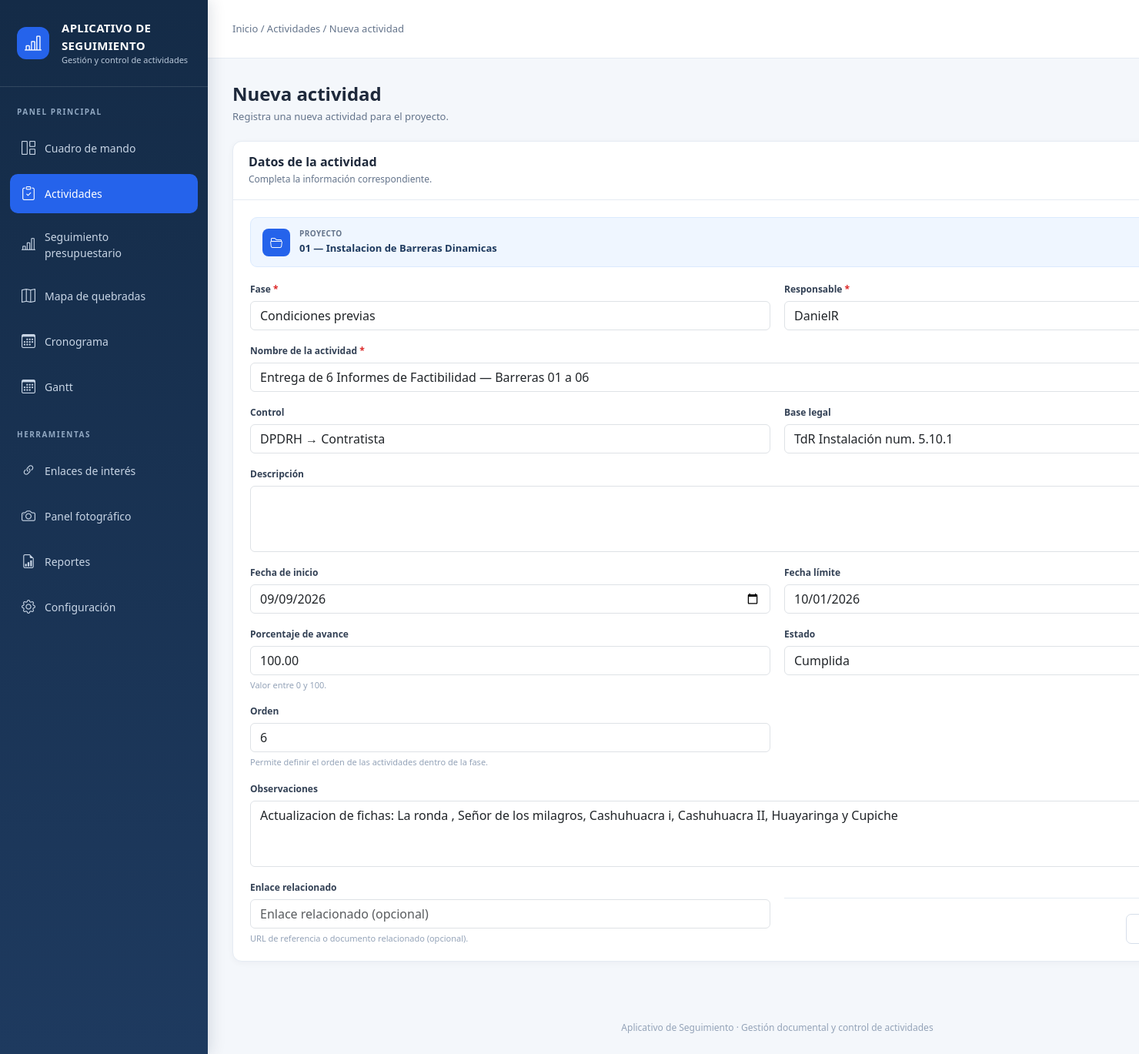
The app's page /monitoreo/actividades/6/editar/ (signed in) with its own data.
### monitoreo/models.py (models this page shows, shortened)
class Proyecto(models.Model):
    class Estado(models.TextChoices):
        PLANIFICADO = "PLANIFICADO", "Planificado"
        EN_EJECUCION = "EN_EJECUCION", "En ejecución"
        SUSPENDIDO = "SUSPENDIDO", "Suspendido"
        FINALIZADO = "FINALIZADO", "Finalizado"
        CANCELADO = "CANCELADO", "Cancelado"
    codigo = models.CharField(
        max_length=50,
        unique=True,
    )
    nombre = models.CharField(
        max_length=250,
    )
    descripcion = models.TextField(
        blank=True,
    )
    monto = models.DecimalField(
        max_digits=12,
        decimal_places=2,
        null=True,
        blank=True,
    )
    contratista = models.CharField(
        max_length=250,
        blank=True,
    )
    supervisor = models.CharField(
        max_length=250,
        blank=True,
    )
    entidad_nombre = models.CharField(
        max_length=250,
        blank=True,
    )
    coordinador_tecnico = models.ForeignKey(
        Responsable,
        on_delete=models.PROTECT,
        related_name="proyectos_coordinados",
    )
    fecha_inicio = models.DateField()
    fecha_fin = models.DateField()
    estado = models.CharField(
        max_length=20,
        choices=Estado.choices,
        default=Estado.PLANIFICADO,
    )
    activo = models.BooleanField(
        default=True,
    )
    creado_en = models.DateTimeField(
        auto_now_add=True,
    )
    actualizado_en = models.DateTimeField(
        auto_now=True,
    )
    class Meta:
        verbose_name = "Proyecto"
        verbose_name_plural = "Proyectos"
        ordering = [
            "-fecha_inicio",
            "nombre",
        ]

class Actividad(models.Model):
    class Estado(models.TextChoices):
        PENDIENTE = "PENDIENTE", "Pendiente"
        EN_PROCESO = "EN_PROCESO", "En proceso"
        CUMPLIDA = "CUMPLIDA", "Cumplida"
        VENCIDA = "VENCIDA", "Vencida"
        SUSPENDIDA = "SUSPENDIDA", "Suspendida"
        CANCELADA = "CANCELADA", "Cancelada"
    class Control(models.TextChoices):
        Contratista="Contratista","Contratista"
        ContratistaSupervisorDPDRH="Contratista + Supervisor + DPDRH","Contratista + Supervisor + DPDRH"
        ContratistaANA="Contratista → ANA","Contratista → ANA"
        ContratistaSupervisor="Contratista → Supervisor","Contratista → Supervisor"
        DPDRH="DPDRH","DPDRH"
        DPDRHANAContratista="DPDRH / ANA → Contratista","DPDRH / ANA → Contratista"
        DPDRHContratista="DPDRH → Contratista","DPDRH → Contratista"
        DPDRHANASupervisor="DPDRH/ANA → Supervisor","DPDRH/ANA → Supervisor"
        OficinadeAdministraciónANA="Oficina de Administración (ANA)","Oficina de Administración (ANA)"
        Supervisor="Supervisor","Supervisor"
        SupervisorDPDRH = "Supervisor → DPDRH","Supervisor → DPDRH"
    proyecto = models.ForeignKey(
        Proyecto,
        on_delete=models.CASCADE,
        related_name="actividades",
    )
    fase = models.ForeignKey(
        Fase,
        on_delete=models.PROTECT,
        related_name="actividades",
    )
    nombre = models.CharField(
        max_length=250,
    )
    control = models.CharField(
        max_length=50,
        choices=Control.choices,
        default=Control.Contratista,
    )
    baselegal = models.CharField(
        max_length=250, blank=True)
    descripcion = models.TextField(
        blank=True,
    )
    responsable = models.ForeignKey(
        Responsable,
        on_delete=models.PROTECT,
        related_name="actividades",
    )
    fecha_inicio = models.DateField(
        null=True,
        blank=True,
    )
    fecha_fin = models.DateField(
        null=True,
        blank=True,
    )
    porcentaje_avance = models.DecimalField(
        max_digits=5,
        decimal_places=2,
        default=0,
        validators=[
            MinValueValidator(0),
            MaxValueValidator(100),
        ],
    )
    estado = models.CharField(
        max_length=20,
        choices=Estado.choices,
        default=Estado.PENDIENTE,
    )
    link = models.URLField(
        blank=True,)
    observaciones = models.TextField(
        blank=True,
    )
    orden = models.PositiveIntegerField(
        default=0,
    )
    creado_en = models.DateTimeField(
        auto_now_add=True,
    )
    actualizado_en = models.DateTimeField(
        auto_now=True,
    )
    class Meta:
        verbose_name = "Actividad"
        verbose_name_plural = "Actividades"
        ordering = [
            "proyecto",
            "fase",
            "orden",
            "fecha_fin",
            "nombre",
        ]

### monitoreo/views.py (the view)
@login_required
def actividad_editar(request, pk):
    actividad = get_object_or_404(
        Actividad.objects.select_related(
            "proyecto"
        ),
        pk=pk,
    )
    if request.method == "POST":
        form = ActividadForm(
            request.POST,
            instance=actividad,
            proyecto=actividad.proyecto,
        )
        if form.is_valid():
            form.save()
            messages.success(
                request,
                "La actividad fue actualizada correctamente.",
            )
            return redirect(
                "monitoreo:proyecto_resumen",
                pk=actividad.proyecto.pk,
            )
    else:
        form = ActividadForm(
            instance=actividad,
            proyecto=actividad.proyecto,
        )
    return render(
        request,
        "monitoreo/actividad_form.html",
        {
            "form": form,
            "proyecto": actividad.proyecto,
            "actividad": actividad,
            "titulo": "Editar actividad",
        },
    )

### monitoreo/models.py (called while the page is built)
    def __str__(self):
        nombre = self.usuario.get_full_name()
        return nombre or self.usuario.username

    def __str__(self):
        return self.nombre

### monitoreo/templates/monitoreo/actividad_form.html (shortened to what this page needs)
{% extends "base.html" %}
{% block actividades_active %}
    active
{% endblock %}
{% block breadcrumb %}
    Inicio / Actividades /
    {% if object %}
        Editar actividad
    {% else %}
        Nueva actividad
    {% endif %}
{% endblock %}
{% block content %}
<div class="form-page-header">
    <div class="form-page-title">
        <h1>
            {% if object %}
                Editar actividad
            {% else %}
                Nueva actividad
            {% endif %}
        </h1>
        <p>
            {% if object %}
                Actualiza la información y el estado de la actividad.
            {% else %}
                Registra una nueva actividad para el proyecto.
            {% endif %}
        </p>
    </div>
</div>
<div class="form-card">
    <div class="form-card-header">
        <h2>
            Datos de la actividad
        </h2>
        <p>
            Completa la información correspondiente.
        </p>
    </div>
    <div class="form-card-body">
        {% if proyecto %}
            <div class="project-context">
                <div class="project-context-icon">
                    <i class="bi bi-folder2-open"></i>
                </div>
                <div>
                    <div class="project-context-label">
                        Proyecto
                    </div>
                    <div class="project-context-name">
                        {{ proyecto.codigo }} — {{ proyecto.nombre }}
                    </div>
                </div>
            </div>
        {% endif %}
        <form method="post">
            <div class="form-grid">
                <div class="form-group">
                    <label
                        for="{{ form.fase.id_for_label }}"
                        class="form-label"
                    >
                        Fase
                        <span class="required">*</span>
                    </label>
                    {{ form.fase }}
                </div>
                <div class="form-group">
                    <label
                        for="{{ form.responsable.id_for_label }}"
                        class="form-label"
                    >
                        Responsable
                        <span class="required">*</span>
                    </label>
                    {{ form.responsable }}
                </div>
                <div class="form-group full">
                    <label
                        for="{{ form.nombre.id_for_label }}"
                        class="form-label"
                    >
                        Nombre de la actividad
                        <span class="required">*</span>
                    </label>
                    {{ form.nombre }}
                </div>
                <div class="form-group">
                    <label
                        for="{{ form.control.id_for_label }}"
                        class="form-label"
                    >
                        Control
                    </label>
                    {{ form.control }}
                </div>
                <div class="form-group">
                    <label
                        for="{{ form.baselegal.id_for_label }}"
                        class="form-label"
                    >
                        Base legal
                    </label>
                    {{ form.baselegal }}
                </div>
                <div class="form-group full">
                    <label
                        for="{{ form.descripcion.id_for_label }}"
                        class="form-label"
                    >
                        Descripción
                    </label>
                    {{ form.descripcion }}
                </div>
                <div class="form-group">
                    <label
                        for="{{ form.fecha_inicio.id_for_label }}"
                        class="form-label"
                    >
                        Fecha de inicio
                    </label>
                    {{ form.fecha_inicio }}
                </div>
                <div class="form-group">
                    <label
                        for="{{ form.fecha_fin.id_for_label }}"
                        class="form-label"
                    >
                        Fecha límite
                    </label>
                    {{ form.fecha_fin }}
                </div>
                <div class="form-group">
                    <label
                        for="{{ form.porcentaje_avance.id_for_label }}"
                        class="form-label"
                    >
                        Porcentaje de avance
                    </label>
                    {{ form.porcentaje_avance }}
                    <span class="help-text">
                        Valor entre 0 y 100.
                    </span>
                </div>
                <div class="form-group">
                    <label
                        for="{{ form.estado.id_for_label }}"
                        class="form-label"
                    >
                        Estado
                    </label>
                    {{ form.estado }}
                </div>
                <div class="form-group">
                    <label
                        for="{{ form.orden.id_for_label }}"
                        class="form-label"
                    >
                        Orden
                    </label>
                    {{ form.orden }}
                    <span class="help-text">
                        Permite definir el orden de las actividades dentro de la fase.
                    </span>
                </div>
                <div class="form-group full">
                    <label
                        for="{{ form.observaciones.id_for_label }}"
                        class="form-label"
                    >
                        Observaciones
                    </label>
                    {{ form.observaciones }}
                </div>
                <div class="form-group">
                    <label
                        for="{{ form.link.id_for_label }}"
                        class="form-label"
                    >
                        Enlace relacionado
                    </label>
                    {{ form.link }}
                    <span class="help-text">
                        URL de referencia o documento relacionado (opcional).
                    </span>
            </div>
            <div class="form-actions">
                {% if proyecto %}
                    <a
                        href="{% url 'monitoreo:proyecto_resumen' proyecto.pk %}"
                        class="btn-form"
                    >
                    </a>
                {% endif %}
            </div>
        </form>
    </div>
</div>
{% endblock %}

### templates/base.html (style rules this page uses)
:root { --sidebar-width:270px; --primary:#1e3a5f; --blue:#2563eb; --bg:#f4f7fb; }
* { box-sizing:border-box; }
body { margin:0; background:var(--bg); color:#1f2937; font-family:"Segoe UI",Arial,sans-serif; }

### monitoreo/templates/monitoreo/actividad_form.html (style rules this page uses)
.form-page-header { display: flex; align-items: center; justify-content: space-between; gap: 20px; margin-bottom: 22px; }
.form-page-title h1 { margin: 0; color: #1e293b; font-size: 24px; font-weight: 700; }
.form-page-title p { margin: 5px 0 0; color: #64748b; font-size: 13px; }
.form-card { background: #fff; border: 1px solid #e5ebf3; border-radius: 12px; box-shadow: 0 2px 8px rgba(15, 23, 42, .04); margin-bottom: 20px; overflow: hidden; }
.form-card-header { padding: 17px 20px; border-bottom: 1px solid #e5ebf3; }
.form-card-header h2 { margin: 0; color: #1e293b; font-size: 16px; font-weight: 700; }
.form-card-header p { margin: 4px 0 0; color: #64748b; font-size: 12px; }
.form-card-body { padding: 22px; }
.form-grid { display: grid; grid-template-columns: repeat(2, minmax(0, 1fr)); gap: 18px; }
.form-group { min-width: 0; }
.form-group.full { grid-column: 1 / -1; }
.form-label { display: block; margin-bottom: 6px; color: #334155; font-size: 12px; font-weight: 700; }
.required { color: #dc2626; }
.help-text { display: block; margin-top: 5px; color: #94a3b8; font-size: 11px; line-height: 1.4; }
.project-context { display: flex; align-items: center; gap: 12px; padding: 13px 15px; margin-bottom: 20px; background: #eff6ff; border: 1px solid #dbeafe; border-radius: 9px; }
.project-context-icon { width: 36px; height: 36px; flex-shrink: 0; display: flex; align-items: center; justify-content: center; background: #2563eb; color: #fff; border-radius: 8px; }
.project-context-label { color: #64748b; font-size: 10px; font-weight: 700; text-transform: uppercase; letter-spacing: .4px; }
.project-context-name { color: #1e3a5f; font-size: 13px; font-weight: 700; margin-top: 2px; }
.form-actions { display: flex; justify-content: flex-end; gap: 9px; padding-top: 20px; margin-top: 22px; border-top: 1px solid #e5ebf3; }
.btn-form { min-height: 39px; padding: 8px 15px; border-radius: 7px; border: 1px solid #d6deea; background: #fff; color: #334155; text-decoration: none; font-size: 12px; font-weight: 600; cursor: pointer; }

### records on screen
Proyecto: codigo "01", nombre "Instalacion de Barreras Dinamicas"
Actividad: fase "Condiciones previas", responsable "DanielR", nombre "Entrega de 6 Informes de Factibilidad — Barreras 01 a 06", control "DPDRH → Contratista", baselegal "TdR Instalación num. 5.10.1", fecha_inicio "09/09/2026", fecha_fin "10/01/2026", porcentaje_avance "100.00", estado "Cumplida", orden "6", observaciones "Actualizacion de fichas: La ronda , Señor de los milagros, Cashuhuacra i, Cashuhuacra II, Huayaringa y Cupiche"
